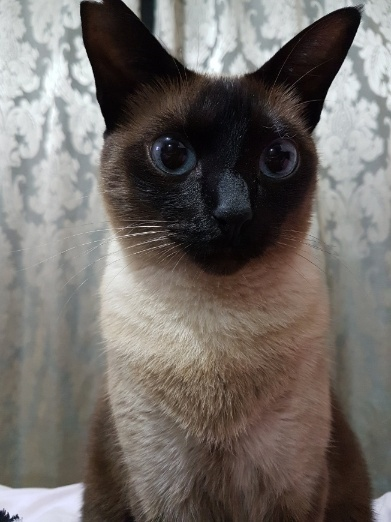
#> input picture detecta_siames/mima.jpg, 391 x 522 px
$ python testar.py
#> lines starting #> are read from the running program, lines starting #| are printed output that depends on the picture; after the words box and inside, x2 and y2 are one past the last pixel; in counts of white or black regions, pixels touching at a corner belong together
import numpy as np
import cv2
xml2 = cv2.CascadeClassifier("mapeamento_100.xml")
xml = cv2.CascadeClassifier("mapeamento.xml")
img = cv2.imread("mima.jpg")
#> img is the input picture: shape (522, 391, 3); mean B, G, R 103.1, 107.4, 112.9
height, width, c = img.shape
#> height = 522; width = 391; c = 3

gray = cv2.cvtColor(img, cv2.COLOR_BGR2GRAY)
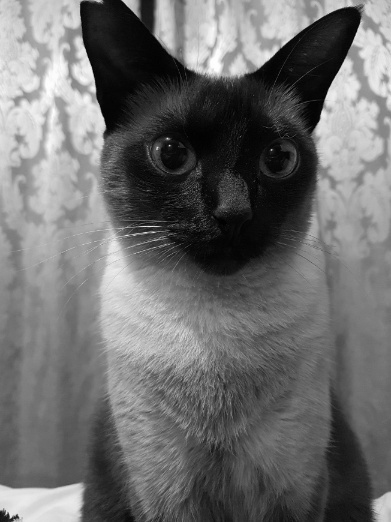
#> gray: shape (522, 391); min 0, max 255, mean 108.6
detectar = xml.detectMultiScale(gray, 1.2, 5)
#> detectar = ()
detectar2 = xml2.detectMultiScale(gray, 1.2, 5)
#> detectar2 = [[158, 159, 123, 123]]
for (x,y,w,h) in detectar:
    cv2.rectangle(img,(x,y),(x+w,y+h),(0,0,255),2)
#> this loop made 0 passes
for (x,y,w,h) in detectar2:
    cv2.rectangle(img,(x,y),(x+w,y+h),(0,0,255),2)
#> this loop made 1 pass
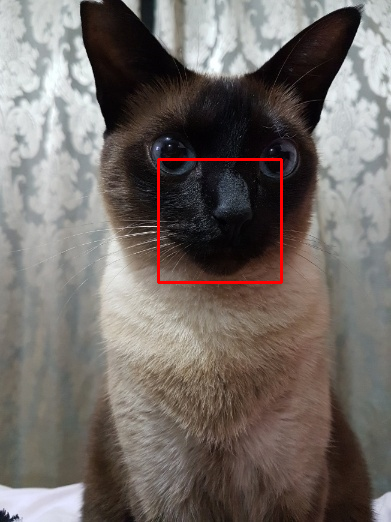
#> img: shape (522, 391, 3); 0.72% of pixels changed, all inside (x1, y1, x2, y2) = (157, 158, 283, 284)
cv2.imshow('Mima', img)
cv2.waitKey(0)

cv2.destroyAllWindows()
